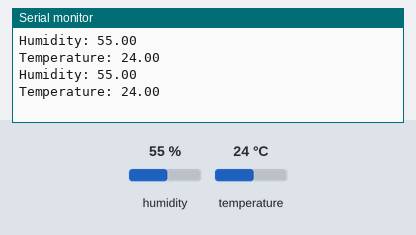
Simulated run of this sketch. Board: ESP8266 (NodeMCU). On the bench: the last lines printed to the serial monitor. The test bench sets the inputs (shaded band); at power-on: humidity 55 %, temperature 24 °C.

Above: at 3.8 s.
3.9 s: humidity set to 22 %
At 7.0 s:
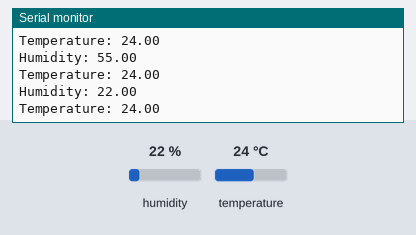
7.8 s: temperature set to 12 °C
At 10.1 s:
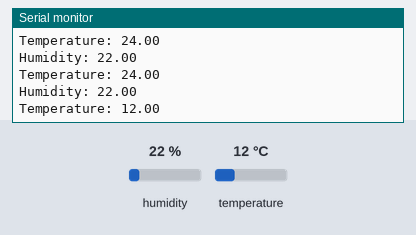
11.7 s: humidity set to 40 %
At 13.2 s:
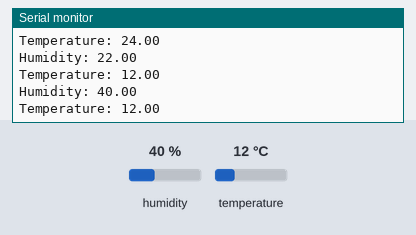
Timing chart, 0 to 14.7 s (numbered marks = the images above; inputs shaded):
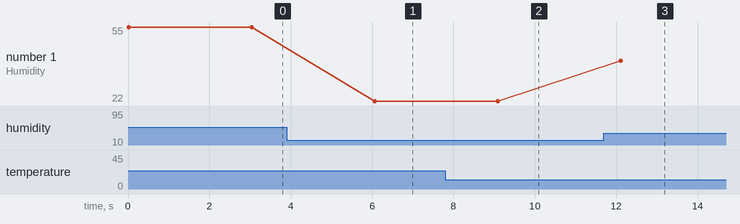

The sketch:

dht.ino
```cpp
#include <DHT.h>

const int dhtPin = D0;
DHT dht(dhtPin, DHT11);

void setup(){
Serial.begin(9600);
dht.begin();
}

void loop(){
float h = dht.readHumidity();
float t = dht.readTemperature();

Serial.println("Humidity: " + String(h));
Serial.println("Temperature: " + String(t));
delay(3000);
}
```

Measured:
- after the input at 3.9 s, the serial monitor: prints a new line after 2.2 s (image 1)
- after the input at 7.8 s, the serial monitor: prints a new line after 1.3 s (image 2)
- after the input at 11.7 s, the serial monitor: prints a new line after 0.42 s (image 3)
- plotted number 1: 55 → 22 after the input at 3.9 s, 22 → 40 after the input at 11.7 s
